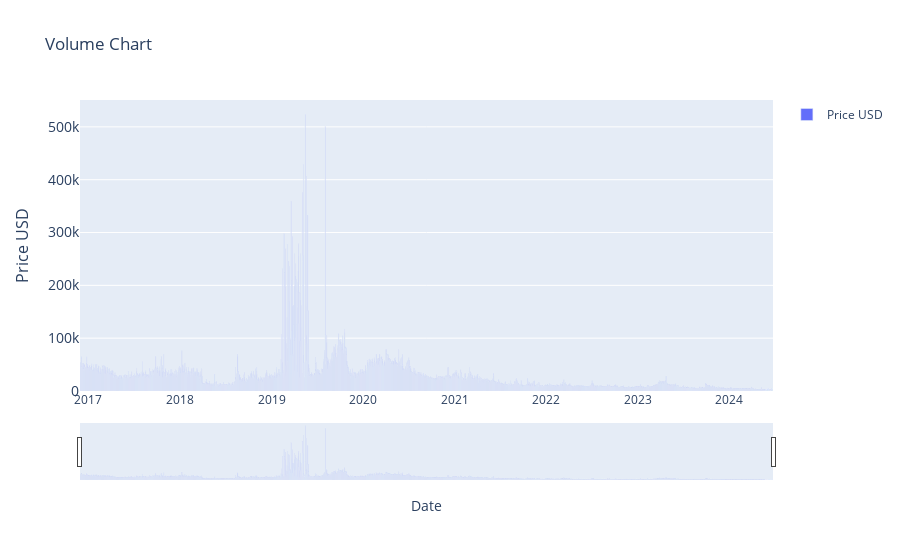

The cell this chart's notebook holds for it:
### Markdown cell above
### Volume Indicatior (1)

### Code cell
# > Volume Indicatior (1)

import plotly.graph_objects as go
import pandas as pd
from ipywidgets import interact, DatePicker
import numpy as np

# renames current item to df
df = current_item

# Function to update the graph based on the selected date range
def update_graph(start_date, end_date):
    # Filtering the data based on the date range
    mask = (df.index >= pd.to_datetime(start_date)) & (df.index <= pd.to_datetime(end_date))
    filtered_data = df.loc[mask]

    # Creating the plot
    fig = go.Figure()
    fig.add_trace(go.Bar(x=filtered_data.index, y=filtered_data['volume'], name='Price USD'))

    # Formatting
    fig.update_layout(
        title='Volume Chart',
        xaxis_title='Date',
        yaxis_title='Price USD',
        yaxis=dict(
            title='Price USD',
            titlefont_size=16,
            tickfont_size=14,
        ),
        xaxis=dict(  # Added lines for range slider
            rangeslider=dict(
                visible=True
            ),
            type="date"
        ),
        showlegend=True
    )

    fig.show()


# Creating interactive widgets for date selection
start_date_picker = DatePicker(description='Start Date', value=current_item.index[0], disabled=False)
end_date_picker = DatePicker(description='End Date', value=current_item.index[-1], disabled=False)

# Display the interactive widget
interact(update_graph, start_date=start_date_picker, end_date=end_date_picker)

### Figure 1 — Plotly figure (JSON) as saved in the notebook; plotly's stock layout.template omitted (floating-point values rounded to 4 significant figures; data arrays with more than 128 entries replaced by an {"elided": "..."} marker saying what was removed)
{"data": [{"name": "Price USD", "type": "bar", "x": {"elided": "3475 str values"}, "y": {"elided": "3475 int values"}}], "layout": {"showlegend": true, "title": {"text": "Volume Chart"}, "xaxis": {"rangeslider": {"visible": true}, "title": {"text": "Date"}, "type": "date"}, "yaxis": {"tickfont": {"size": 14}, "title": {"font": {"size": 16}, "text": "Price USD"}}}}
